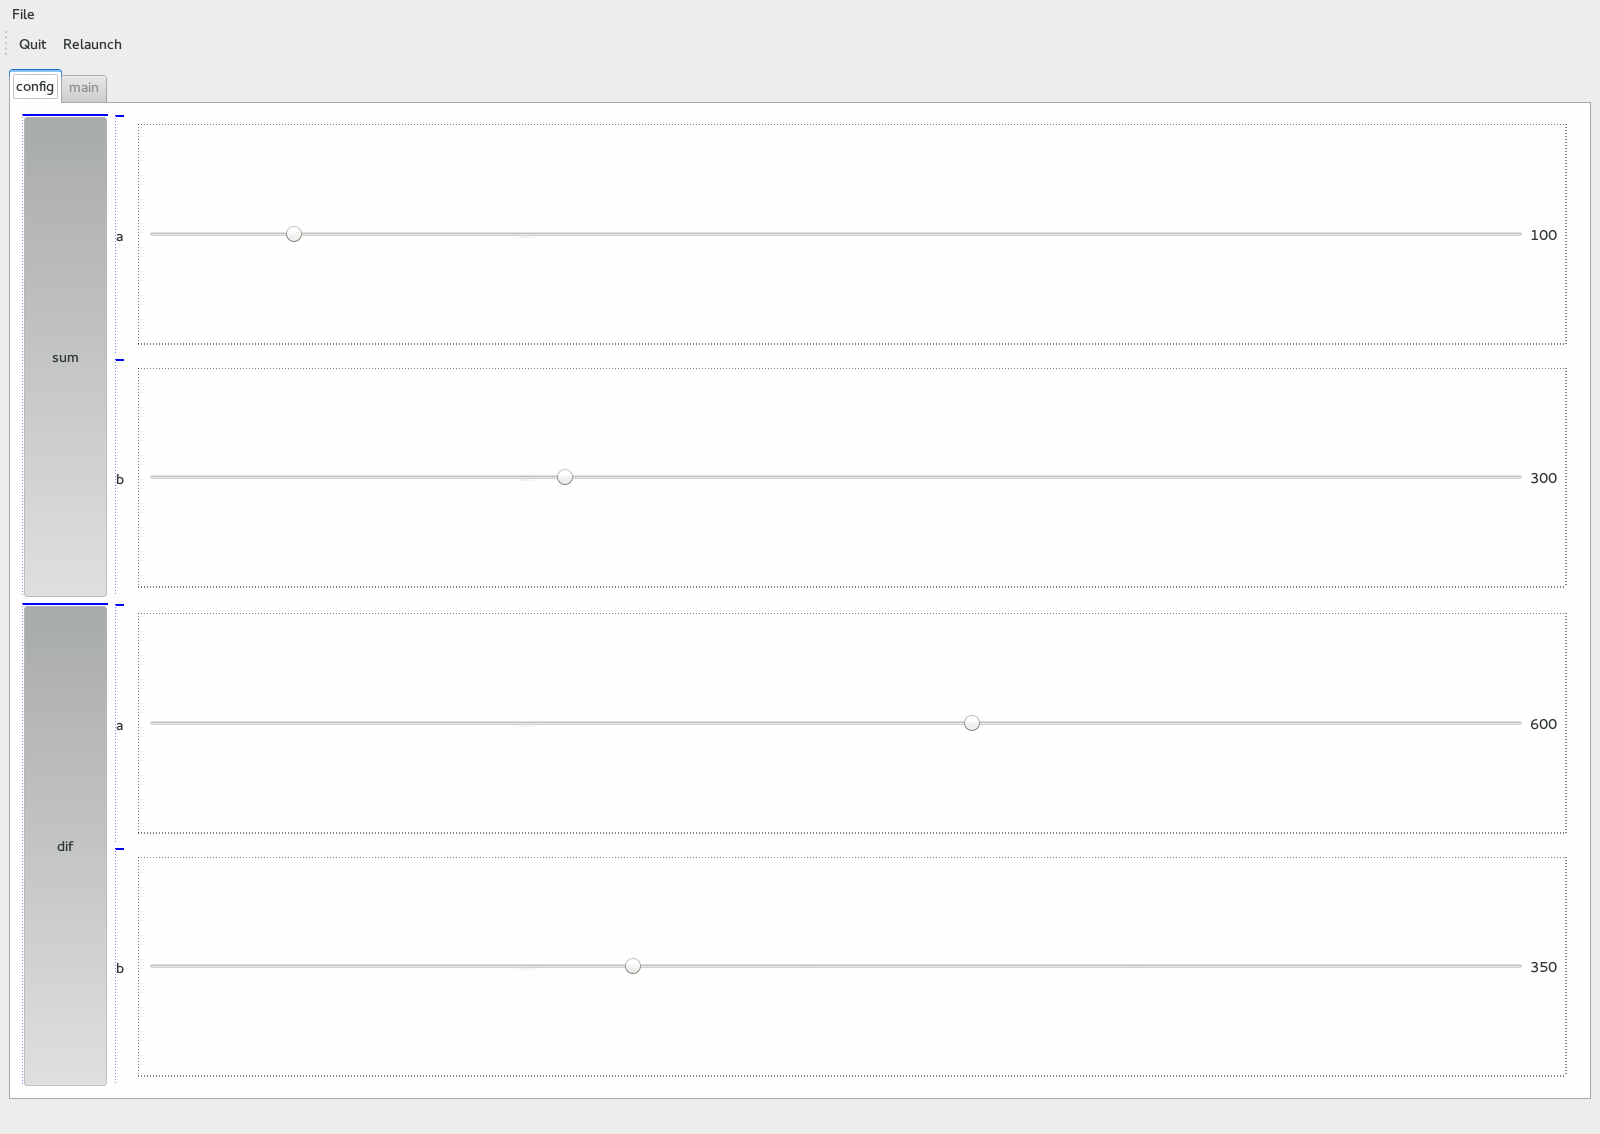

This figure's Python source:
# File:                 demo/quickui.py
# Contributors:         Jean-Marc Andreoli
# Language:             python
# Purpose:              Illustration of the quickui module

if __name__=='__main__':
  import sys
  from myutil.demo.quickui import demo
  demo()
  sys.exit(0)

#--------------------------------------------------------------------------------------------------

from pathlib import Path
from functools import partial
from ..quickui import ExperimentUI, cbook as Q, configuration, startup
from ..pyqt import QtCore, QtGui
automatic = False

class Demo (ExperimentUI):

  def setup(self):
    def SUM(a=100,b=30): return a+b
    def DIF(a=450,b=200): return a-b
    def CMP(a=(3,5),b='abcde'):
      try: return 1 if a<b else -1 if a>b else 0
      except TypeError: return None

    # the configuration
    c = configuration(
        Q.Ccomp(tuple,{},multi=True),
        ('sum',dict(sel=True,tooltip='Summation operator'),Q.Ctransf(SUM),
         ('a',dict(accept=Q.i,tooltip='First operand of sum'),Q.Cbase.LinScalar(vtype=int)),
         ('b',dict(accept=Q.i,tooltip='Second operand of sum'),Q.Cbase.LinScalar(vtype=int)),
         ),
        ('dif',{},Q.Ctransf(DIF),
         ('a',dict(accept=Q.i),Q.Cbase.LinScalar(vtype=int)),
         ('b',dict(accept=Q.i),Q.Cbase.LinScalar(vtype=int)),
         ),
        ('cmp',dict(sel=None),Q.Ctransf(CMP),
         ('a',dict(accept=Q.i),Q.Cbase.Object(initv=None,transf=eval,itransf=repr,tooltip='Enter any python expression')),
         ('b',dict(accept=Q.i),Q.Cbase.Object(initv=None,transf=eval,itransf=repr,tooltip='Enter any python expression')),
         ),
        )

    # the result tab ('main'): a simple QLabel widget
    wr = QtGui.QLabel('')
    QtGui.QVBoxLayout(self.addtab('main')).addWidget(wr)

    # setting up the experiment: each time the "Relaunch" button is clicked
    # the configuration *c* is invoked and its result *r* displayed in the main widget *wr*.
    super(Demo,self).setup(c,lambda r: wr.setText(str(r)))

#--------------------------------------------------------------------------------------------------

def demo():
  with startup() as app:
    w = Demo()
    w.main.setFixedWidth(500)
    if automatic: autoplay(w)

def autoplay(w):
  from threading import Timer; from itertools import count
  def save(wid=w.main.winId(),DIR=Path(__file__).resolve().parent,cnt=count(1)):
    QtGui.QPixmap.grabWindow(wid).save(str(DIR/'quickui{}.png'.format(next(cnt))))
  actionSave = QtGui.QAction(w.main)
  QtCore.QObject.connect(actionSave, QtCore.SIGNAL("triggered()"), save)
  Timer(.2,actionSave.trigger).start()
  Timer(.4,w.actionRelaunch.trigger).start()
  Timer(.6,actionSave.trigger).start()
  Timer(.8,w.actionQuit.trigger).start()

